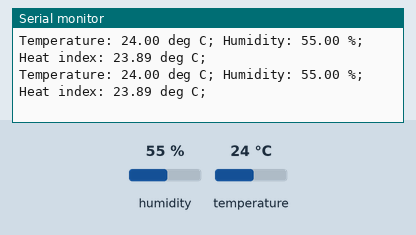
Simulated run of this sketch. Board: Arduino Uno, built with avr-gcc and run on an emulated ATmega328P. Parts: the last lines printed to the serial monitor. The inputs (shaded band) are chosen by the test bench; at power-on: humidity 55 %, temperature 24 °C.

Above: at 2.8 s.
2.9 s: humidity set to 22 %
At 5.5 s:
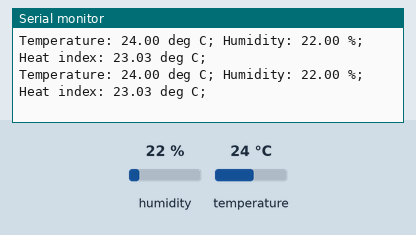
5.6 s: temperature set to 12 °C
At 7.0 s:
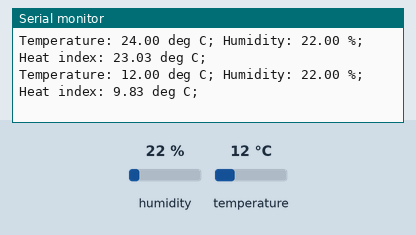
8.3 s: humidity set to 40 %
At 8.3 s:
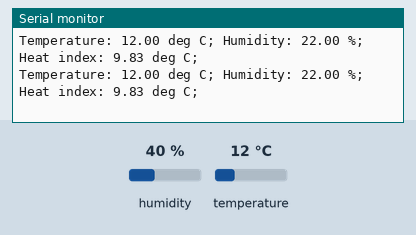
Timing chart, 0 to 11.3 s (numbered marks = the images above; inputs shaded):
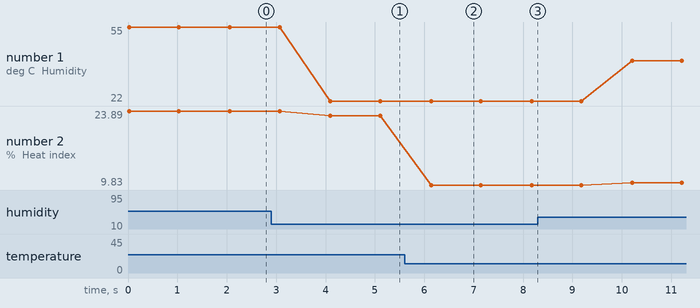

Measured:
- after the input at 2.9 s, the serial monitor: prints a new line after 1.2 s (image 1)
- after the input at 5.6 s, the serial monitor: prints a new line after 0.54 s (image 2)
- plotted number 1: 55 → 22 after the input at 2.9 s, 22 → 40 after the input at 8.3 s
- plotted number 2: 23.89 → 23.03 after the input at 2.9 s, 23.03 → 9.83 after the input at 5.6 s, 9.83 → 10.3 after the input at 8.3 s

The sketch:

sanityCheckTempHumidSensor.ino
```cpp
#include "DHT.h"

#define DHTPIN 8
#define DHTTYPE DHT11

DHT dht(DHTPIN, DHTTYPE);

void setup()
{
  Serial.begin(9600);
  dht.begin();
}

void loop()
{
  float t = dht.readTemperature();
  float h = dht.readHumidity();
  float hindex = dht.computeHeatIndex(t, h, false);

  if (isnan(t) || isnan(h))
  {
    Serial.println("Failed to read from the DHT11 sensor!");
  }
  else
  {
    Serial.print("Temperature: ");
    Serial.print(t);
    Serial.print(" deg C; ");
    Serial.print("Humidity: ");
    Serial.print(h);
    Serial.print(" %; ");
    Serial.print("Heat index: ");
    Serial.print(hindex);
    Serial.print(" deg C; ");
    Serial.println("");
  }

  delay(1000);
}
```
